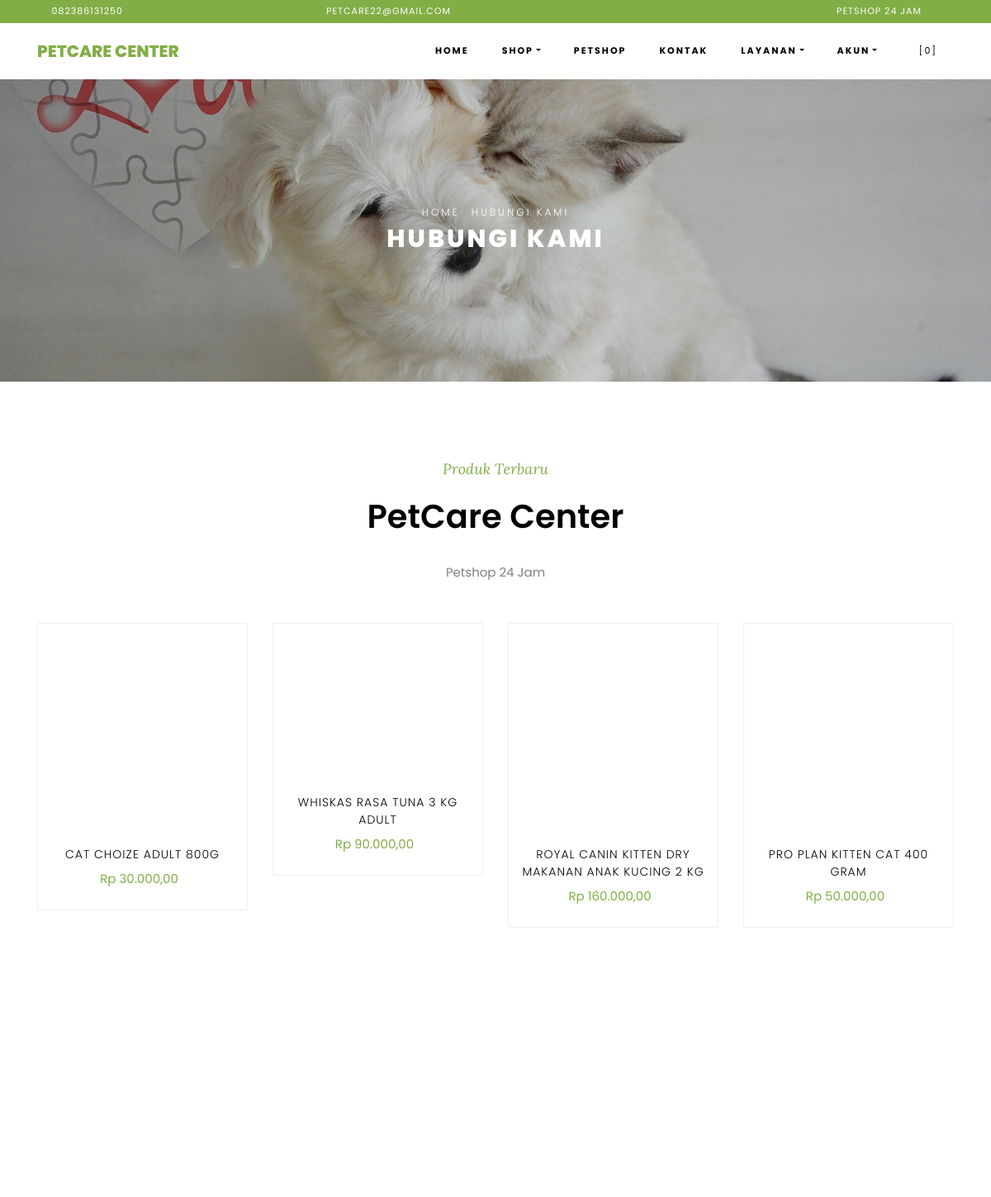
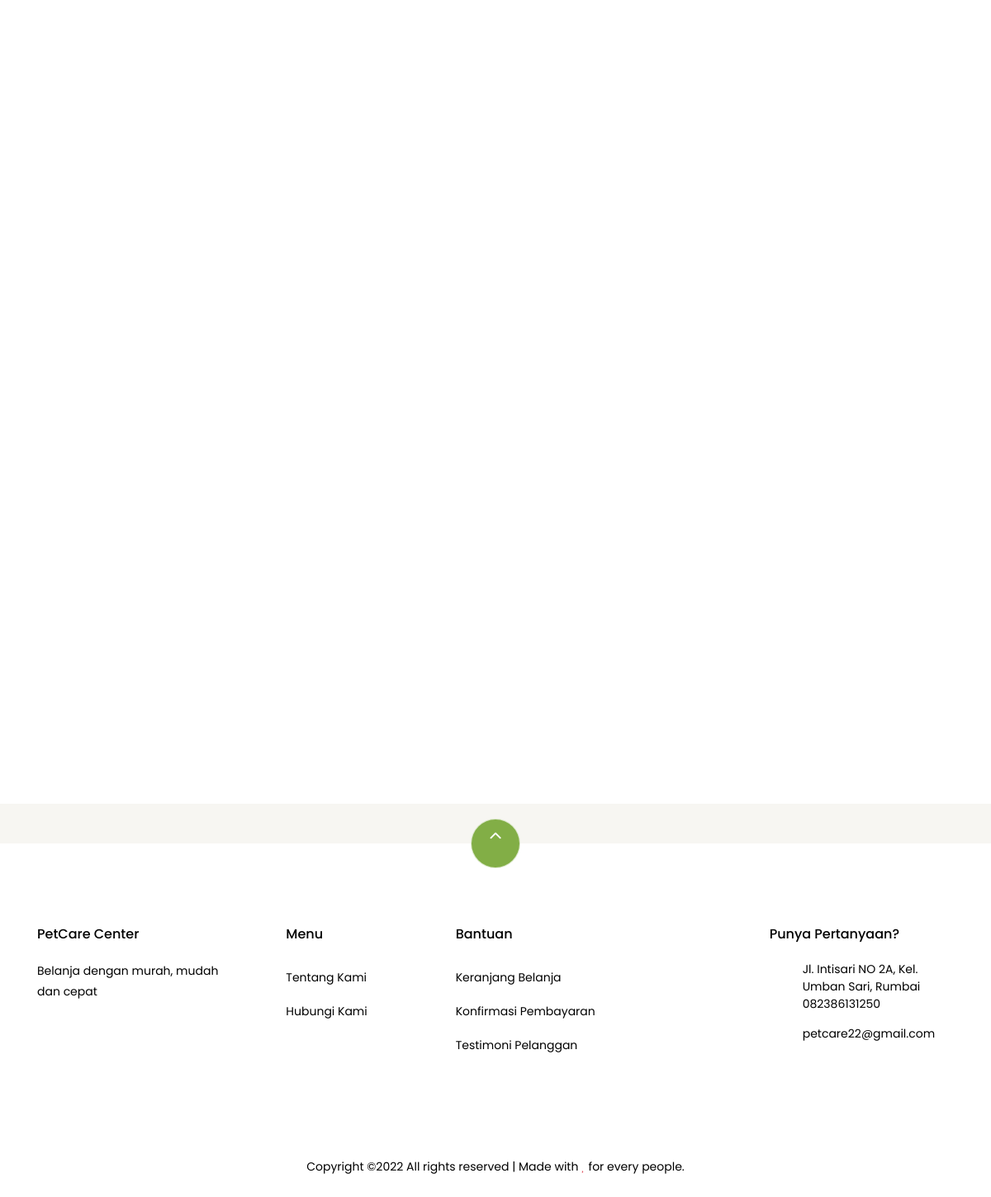
Screenshot of /index.php/pages/petshop with the database file from the repository (2 pictures, top to bottom).
### tables this page shows
CREATE TABLE `settings` (
  `id` int(10) NOT NULL,
  `key` varchar(32) NOT NULL,
  `content` text NOT NULL
);

CREATE TABLE `products` (
  `id` bigint(20) NOT NULL,
  `category_id` int(10) DEFAULT NULL,
  `sku` varchar(32) DEFAULT NULL,
  `name` varchar(191) NOT NULL,
  `description` varchar(191) DEFAULT NULL,
  `picture_name` varchar(191) DEFAULT NULL,
  `price` decimal(8,2) NOT NULL,
  `current_discount` decimal(8,2) DEFAULT 0.00,
  `stock` int(10) NOT NULL,
  `product_unit` varchar(32) DEFAULT NULL,
  `is_available` tinyint(1) DEFAULT 1,
  `add_date` datetime DEFAULT NULL
);

### application/helpers/themes_helper.php (called while the page is built, shortened)
<?php
if ( ! function_exists('get_theme_name'))
{
    function get_theme_name() {
        $current_theme = get_settings('current_theme_name');
        return ($current_theme) ? $current_theme : false;
    }
}
if ( ! function_exists('get_template_part'))
{
    function get_template_part($file_name = null, $params = array()) {
        if ($file_name !== '') {
            $current_theme = get_theme_name();
            if ( file_exists($file_location = VIEWPATH .'themes/'. $current_theme .'/'. $file_name .'.php')) {
                $CI =& get_instance();
                $CI->load->view('themes/'. $current_theme .'/'. $file_name, $params);
            }
            else {
                echo '<div>Kesalahan: berkas tema <b>'. $file_name .'.php</b> tidak ditemukan.<br>Lokasi berkas: <b>'. $file_location .'</b></div>';
            }
        }
    }
}
if ( ! function_exists('get_header'))
{
    function get_header($params = null, $section = '', $current_section = '') {
        $load_params = array();
        if ( is_null($params)) {
            $load_params['title'] = get_settings('site_name');
        }
        else if ( is_string($params)) {
            $load_params['title'] = $params;
        }
        else if ( is_array($params)) {
            $load_params = $params;
        }
        else {
            $load_params['title'] = get_settings('site_name');
        }
        $load_params['sidebar_section'] = $section;
        $load_params['current_section'] = $current_section;
        get_template_part('header', $load_params);
    }
}
if ( ! function_exists('get_footer'))
{
    function get_footer($params = array()) {
        get_template_part('footer', $params);
    }
}
if ( ! function_exists('get_theme_uri'))
{
    function get_theme_uri($file_name = null, $theme_name = NULL)
    {
        $theme_name = ($theme_name == NULL) ? get_theme_name() : $theme_name;
        return is_null($file_name) ? base_url('assets/themes/'. $theme_name .'/') : base_url('assets/themes/'. $theme_name .'/'. $file_name) ;
    }
}

### application/controllers/Pages.php (called while the page is built, shortened)
<?php
class Pages extends CI_Controller {
    public function petshop() {
        $params['title'] = 'Selamat Datang di Petcare';
        $products['products'] = $this->product->get_all_products();
        $products['best_deal'] = $this->product->best_deal_product();
        $products['reviews'] = $this->review->get_all_reviews();
        get_header($params);
        get_template_part('pages/petshop', $products);
        get_footer();
    }
}

### index.php (called while the page is built, shortened)
<?php
require_once BASEPATH . 'core/CodeIgniter.php';

### application/helpers/global_helper.php (called while the page is built, shortened)
<?php
if (!function_exists('get_settings')) {
    function get_settings($key = '')
    {
        $CI = &get_instance();
        $row = $CI->db
            ->select('content')
            ->where('key', $key)
            ->get('settings')
            ->row();
        return $row->content;
    }
}
if (!function_exists('get_store_name')) {
    function get_store_name()
    {
        return get_settings('store_name');
    }
}
if (!function_exists('format_rupiah')) {
    function format_rupiah($rp)
    {
        return number_format($rp, 2, ',', '.');
    }
}

### application/helpers/session_helper.php (called while the page is built, shortened)
<?php
if (!function_exists('init')) {
    function init()
    {
        $CI = &get_instance();
        return $CI;
    }
}
if (!function_exists('session_data')) {
    function session_data()
    {
        $CI = init();
        $read_session_in_cookie = get_cookie('__ACTIVE_SESSION_DATA');
        $read_session_in_session = $CI->session->userdata('__ACTIVE_SESSION_DATA');
        if ($read_session_in_cookie) {
            $read_data = $CI->encryption->decrypt($read_session_in_cookie);
            $read_data = json_decode($read_data);
            return $read_data;
        } else if ($read_session_in_session) {
            $read_data = $CI->encryption->decrypt($read_session_in_session);
            $read_data = json_decode($read_data);
            return $read_data;
        } else {
            $default_session = new stdClass();
            $default_session->is_login = FALSE;
            $default_session->user_id = 0;
            $default_session->login_at = 0;
            $default_session->remember_me = FALSE;
            return $default_session;
        }
    }
}

### application/models/Product_model.php (called while the page is built, shortened)
<?php
class Product_model extends CI_Model {
    public function get_all_products()
    {
        return $this->db->get('products')->result();
    }
    public function best_deal_product()
    {
        $data = $this->db->where('is_available', 1)
            ->order_by('current_discount', 'DESC')
            ->limit(1)
            ->get('products')
            ->row();
        return $data;
    }
}

### application/models/Review_model.php (called while the page is built, shortened)
<?php
class Review_model extends CI_Model {
    public function get_all_reviews()
    {
        $reviews = $this->db->query("
            SELECT r.*, o.order_number, c.*
            FROM reviews r
            JOIN orders o
                ON o.id = r.order_id
            JOIN customers c
                ON c.user_id = r.user_id
        ");
        return $reviews->result();
    }
}

### application/views/themes/pet/pages/petshop.php (the view, shortened to what this page needs)
<div class="hero-wrap hero-bread" style="background-image: url('<?php echo get_theme_uri('images/two.jpg'); ?>');">
    <div class="container">
      <div class="row no-gutters slider-text align-items-center justify-content-center">
        <div class="col-md-9 ftco-animate text-center">
            <p class="breadcrumbs"><span class="mr-2"><?php echo anchor(base_url(), 'Home'); ?></span> <span>Hubungi Kami</span></p>
          <h1 class="mb-0 bread">Hubungi Kami</h1>
        </div>
      </div>
    </div>
  </div>
  <section class="ftco-section">
  <div class="container">
          <div class="row justify-content-center mb-3 pb-3">
    <div class="col-md-12 heading-section text-center ftco-animate">
        <span class="subheading">Produk Terbaru</span>
      <h2 class="mb-4"><?php echo get_store_name(); ?></h2>
      <p><?php echo get_settings('store_tagline'); ?></p>
    </div>
  </div>
  </div>
  <div class="container">
      <div class="row">
          <?php if ( count($products) > 0) : ?>
            <?php foreach ($products as $product) : ?>
          <div class="col-md-6 col-lg-3 ftco-animate">
              <div class="product">
                  <a href="<?php echo site_url('shop/product/'. $product->id .'/'. $product->sku .'/'); ?>" class="img-prod">
                  </a>
                  <div class="text py-3 pb-4 px-3 text-center">
                      <h3><a href="<?php echo site_url('shop/product/'. $product->id .'/'. $product->sku .'/'); ?>"><?php echo $product->name; ?></a></h3>
                      <div class="d-flex">
                          <div class="pricing">
                              <p class="price">
                                  <?php if ($product->current_discount > 0) : ?>
                                  <span class="mr-2 price-dc">Rp <?php echo format_rupiah($product->price); ?></span><span class="price-sale">Rp <?php echo format_rupiah($product->price - $product->current_discount); ?></span>
                                  <?php else : ?>
                                    <span class="mr-2"><span class="price-sale">Rp <?php echo format_rupiah($product->price - $product->current_discount); ?></span>
                                  <?php endif; ?>
                                </p>
                          </div>
                      </div>
                  </div>
              </div>
          </div>
            <?php endforeach; ?>
          <?php else : ?>
          <?php endif; ?>
      </div>
  </div>
</section>

### application/views/themes/pet/header.php (shortened to what this page needs)
?><!DOCTYPE html>
<html lang="en">
  <head>
    <link rel="stylesheet" href="<?php echo get_theme_uri('css/open-iconic-bootstrap.min.css'); ?>">
    <link rel="stylesheet" href="<?php echo get_theme_uri('css/animate.css'); ?>">
    <link rel="stylesheet" href="<?php echo get_theme_uri('css/owl.carousel.min.css'); ?>">
    <link rel="stylesheet" href="<?php echo get_theme_uri('css/owl.theme.default.min.css'); ?>">
    <link rel="stylesheet" href="<?php echo get_theme_uri('css/magnific-popup.css'); ?>">
    <link rel="stylesheet" href="<?php echo get_theme_uri('css/aos.css'); ?>">
	<link rel="stylesheet" href="<?php echo get_theme_uri('css/ionicons.min.css'); ?>">
	<link rel="stylesheet" href="<?php echo get_theme_uri('js/plugins/@fortawesome/fontawesome-free/css/all.min.css', 'argon'); ?>">
    <link rel="stylesheet" href="<?php echo get_theme_uri('css/bootstrap-datepicker.css'); ?>">
    <link rel="stylesheet" href="<?php echo get_theme_uri('css/jquery.timepicker.css'); ?>">
    <link rel="stylesheet" href="<?php echo get_theme_uri('css/flaticon.css'); ?>">
    <link rel="stylesheet" href="<?php echo get_theme_uri('css/icomoon.css'); ?>">
	<link rel="stylesheet" href="<?php echo get_theme_uri('css/style.css'); ?>">
	<link rel="stylesheet" href="<?php echo base_url('assets/plugins/toastr/toastr.min.css'); ?>">
  </head>
  <body class="goto-here">
		<div class="py-1 bg-primary">
    	<div class="container">
    		<div class="row no-gutters d-flex align-items-start align-items-center px-md-0">
	    		<div class="col-lg-12 d-block">
		    		<div class="row d-flex">
		    			<div class="col-md pr-4 d-flex topper align-items-center">
					    	<div class="icon mr-2 d-flex justify-content-center align-items-center"><span class="icon-phone2"></span></div>
						    <span class="text"><?php echo get_settings('store_phone_number'); ?></span>
					    </div>
					    <div class="col-md pr-4 d-flex topper align-items-center">
					    	<div class="icon mr-2 d-flex justify-content-center align-items-center"><span class="icon-paper-plane"></span></div>
						    <span class="text"><?php echo get_settings('store_email'); ?></span>
					    </div>
					    <div class="col-md-5 pr-4 d-flex topper align-items-center text-lg-right">
						    <span class="text"><?php echo get_settings('store_tagline'); ?></span>
					    </div>
				    </div>
			    </div>
		    </div>
		  </div>
    </div>
    <nav class="navbar navbar-expand-lg navbar-dark ftco_navbar bg-dark ftco-navbar-light" id="ftco-navbar">
	    <div class="container">
	      <a class="navbar-brand" href="<?php echo base_url(); ?>"><?php echo get_store_name(); ?></a>
	      <div class="collapse navbar-collapse" id="ftco-nav">
	        <ul class="navbar-nav ml-auto">
	          <li class="nav-item active"><a href="<?php echo base_url(); ?>" class="nav-link"><b>Home</b></a></li>
	          <li class="nav-item dropdown">
              <a class="nav-link dropdown-toggle" href="#" id="dropdown04" data-toggle="dropdown" aria-haspopup="true" aria-expanded="false"><b>Shop</b></a>
            </li>
			<li class="nav-item"><a href="<?php echo site_url('pages/petshop'); ?>"class="nav-link"><b>Petshop</b></a></li>
              <li class="nav-item"><a href="<?php echo site_url('pages/contact'); ?>" class="nav-link"><b>Kontak</b></a></li>
			  <li class="nav-item dropdown">
              <a class="nav-link dropdown-toggle" href="#" id="dropdown04" data-toggle="dropdown" aria-haspopup="true" aria-expanded="false"><b>Layanan</b></a>
              <li class="nav-item dropdown">
              <a class="nav-link dropdown-toggle" href="#" id="dropdown05" data-toggle="dropdown" aria-haspopup="true" aria-expanded="false"><b>Akun</b></a>
            </li>
	          <li class="nav-item cta cta-colored"><a href="<?php echo site_url('shop/cart'); ?>" class="nav-link"><span class="icon-shopping_cart"></span>[<span class="cart-item-total">0</span>]</a></li>
	        </ul>
	      </div>
	    </div>
	  </nav>

### application/views/themes/pet/footer.php (shortened to what this page needs)
<section class="ftco-section ftco-no-pt ftco-no-pb py-5 bg-light">
    <div class="container py-4">
    </div>
  </section>
  <footer class="ftco-footer ftco-section">
    <div class="container">
        <div class="row">
            <div class="mouse">
                      <a href="#" class="mouse-icon">
                          <div class="mouse-wheel"><span class="ion-ios-arrow-up"></span></div>
                      </a>
                  </div>
        </div>
      <div class="row mb-5">
        <div class="col-md">
          <div class="ftco-footer-widget mb-4">
            <h2 class="ftco-heading-2"><?php echo get_store_name(); ?></h2>
            <p><?php echo get_settings('store_description'); ?></p>
            <ul class="ftco-footer-social list-unstyled float-md-left float-lft mt-5">
            </ul>
          </div>
        </div>
        <div class="col-md">
          <div class="ftco-footer-widget mb-4 ml-md-5">
            <h2 class="ftco-heading-2">Menu</h2>
            <ul class="list-unstyled">
              <li><a href="<?php echo site_url('pages/about'); ?>" class="py-2 d-block">Tentang Kami</a></li>
              <li><a href="<?php echo site_url('pages/contact'); ?>" class="py-2 d-block">Hubungi Kami</a></li>
            </ul>
          </div>
        </div>
        <div class="col-md-4">
           <div class="ftco-footer-widget mb-4">
            <h2 class="ftco-heading-2">Bantuan</h2>
            <div class="d-flex">
                <ul class="list-unstyled mr-l-5 pr-l-3 mr-4">
                  <li><a href="<?php echo site_url('shop/cart'); ?>" class="py-2 d-block">Keranjang Belanja</a></li>
                  <li><a href="<?php echo site_url('customer/payments/confirm'); ?>" class="py-2 d-block">Konfirmasi Pembayaran</a></li>
                  <li><a href="<?php echo site_url('shop/testimonial'); ?>" class="py-2 d-block">Testimoni Pelanggan</a></li>
                </ul>
              </div>
          </div>
        </div>
        <div class="col-md">
          <div class="ftco-footer-widget mb-4">
              <h2 class="ftco-heading-2">Punya Pertanyaan?</h2>
              <div class="block-23 mb-3">
                <ul>
                  <li><span class="icon icon-map-marker"></span><span class="text"><?php echo get_settings('store_address'); ?></span></li>
                  <li><a href="#"><span class="icon icon-phone"></span><span class="text"><?php echo get_settings('store_phone_number'); ?></span></a></li>
                  <li><a href="#"><span class="icon icon-envelope"></span><span class="text"><?php echo get_settings('store_email'); ?></span></a></li>
                </ul>
              </div>
          </div>
        </div>
      </div>
      <div class="row">
        <div class="col-md-12 text-center">
          <p>
                        Copyright &copy;<script>document.write(new Date().getFullYear());</script> All rights reserved | Made with <i class="icon-heart text-danger" aria-hidden="true"></i> for every people.
                      </p>
        </div>
      </div>
    </div>
  </footer>
</body>
</html>

### rows the page displays
settings: content "082386131250"
settings: content "PETCARE22@GMAIL.COM", content "petcare22@gmail.com"
settings: content "PETSHOP 24 JAM", content "Petshop 24 Jam"
settings: content "PETCARE CENTER", content "PetCare Center"
products: name "CAT CHOIZE ADULT 800G", format_rupiah($product->price - $product->current_discount) "30.000,00"
products: name "WHISKAS RASA TUNA 3 KG ADULT", format_rupiah($product->price - $product->current_discount) "90.000,00"
products: name "ROYAL CANIN KITTEN DRY MAKANAN ANAK KUCING 2 KG", format_rupiah($product->price - $product->current_discount) "160.000,00"
products: name "PRO PLAN KITTEN CAT 400 GRAM", format_rupiah($product->price - $product->current_discount) "50.000,00"
settings: content "Belanja dengan murah, mudah dan cepat"
settings: content "Jl. Intisari NO 2A, Kel. Umban Sari, Rumbai"

### other values shown
anchor(base_url(), 'Home') "HOME"
